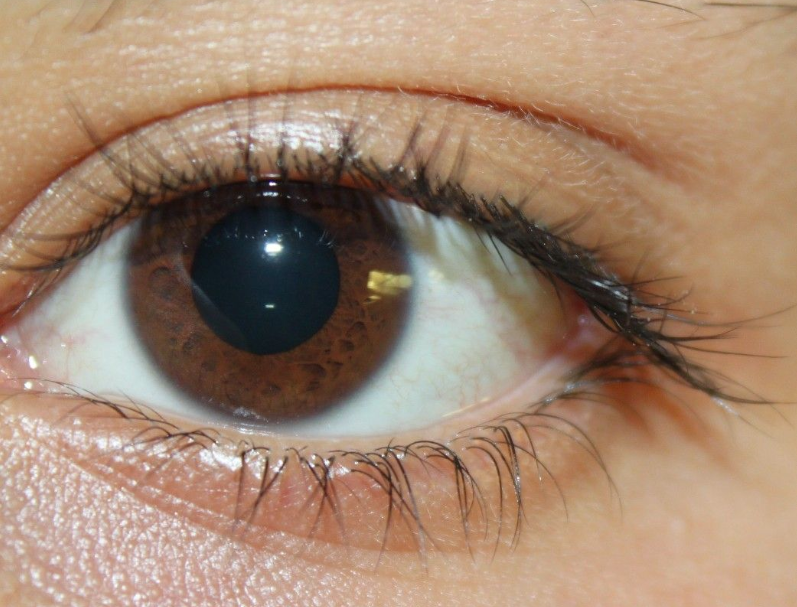
#> input picture 2.png, 797 x 607 px, found by its file name
$ python seg.py
#> lines starting #> are read from the running program, lines starting #| are printed output that depends on the picture; after the words box and inside, x2 and y2 are one past the last pixel; in counts of white or black regions, pixels touching at a corner belong together
import cv2 as cv
import numpy as np
from matplotlib import pyplot as plt
import skimage.measure
from scipy import ndimage as ndi
from skimage.segmentation import watershed
from skimage.feature import peak_local_max
from sklearn.cluster import KMeans as KM


# reading the image
image=cv.imread('2.png')
#> image is the input picture: shape (607, 797, 3); mean B, G, R 113.2, 134.8, 162.6
image1 = cv.cvtColor(image, cv.COLOR_BGR2RGB)
img = cv.cvtColor(image, cv.COLOR_RGB2GRAY)

#simple thresholding
hist = plt.hist(img)
ret,th1 = cv.threshold(img,125,255,cv.THRESH_BINARY)
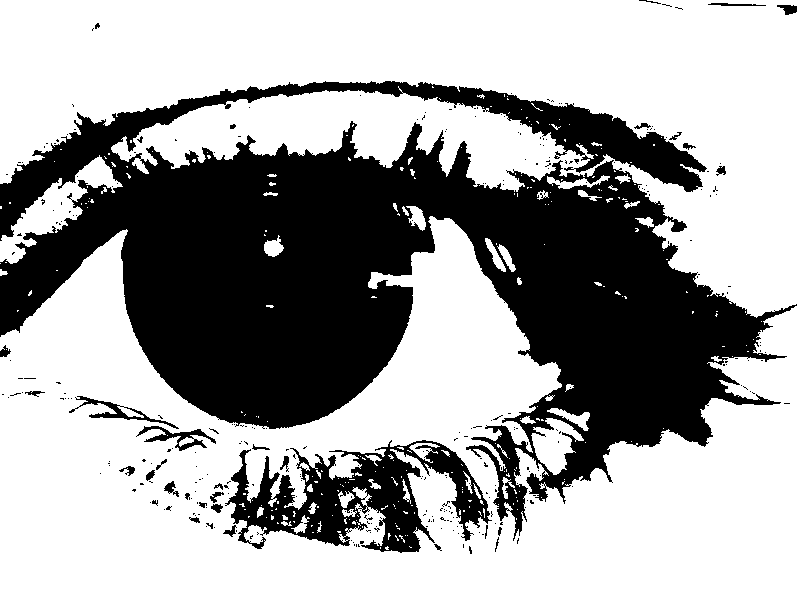
#> th1: shape (607, 797); 64.8% white; 308 black regions (273 under 20 px), largest, box (x1, y1, x2, y2) and area: (0, 81, 797, 541) 153813, (225, 440, 492, 553) 13102, (136, 426, 216, 451) 595

#adaptive thresholding
th2 = cv.adaptiveThreshold(img,255,cv.ADAPTIVE_THRESH_MEAN_C,\
            cv.THRESH_BINARY,11,2)
#> th2: shape (607, 797); 64.3% white; 4568 black regions (3996 under 20 px), largest, box (x1, y1, x2, y2) and area: (0, 31, 569, 434) 44127, (0, 372, 499, 607) 40370, (555, 236, 797, 438) 7621
th3 = cv.adaptiveThreshold(img,255,cv.ADAPTIVE_THRESH_GAUSSIAN_C,\
            cv.THRESH_BINARY,11,2)
#> th3: shape (607, 797); 70.2% white; black in thin lines or dots

# Otsu thresholding
ret4,th4 = cv.threshold(img,0,255,cv.THRESH_BINARY + cv.THRESH_OTSU)
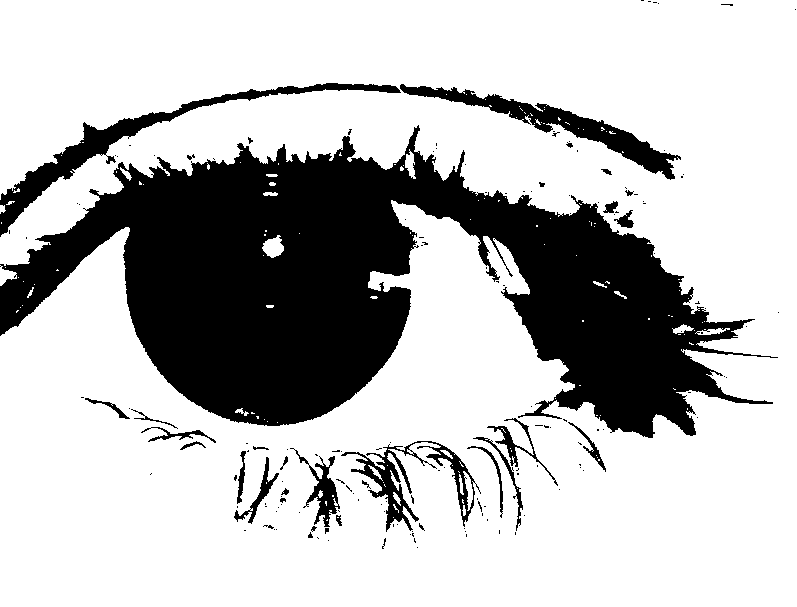
#> th4: shape (607, 797); 73.8% white; 163 black regions (134 under 20 px), largest, box (x1, y1, x2, y2) and area: (0, 125, 778, 438) 109032, (0, 83, 401, 237) 5573, (400, 84, 681, 180) 4678
#> ret4 = 108

# Connected Component Analysis (with skimage directly)
CCA, count = skimage.measure.label(th4,  return_num=True)
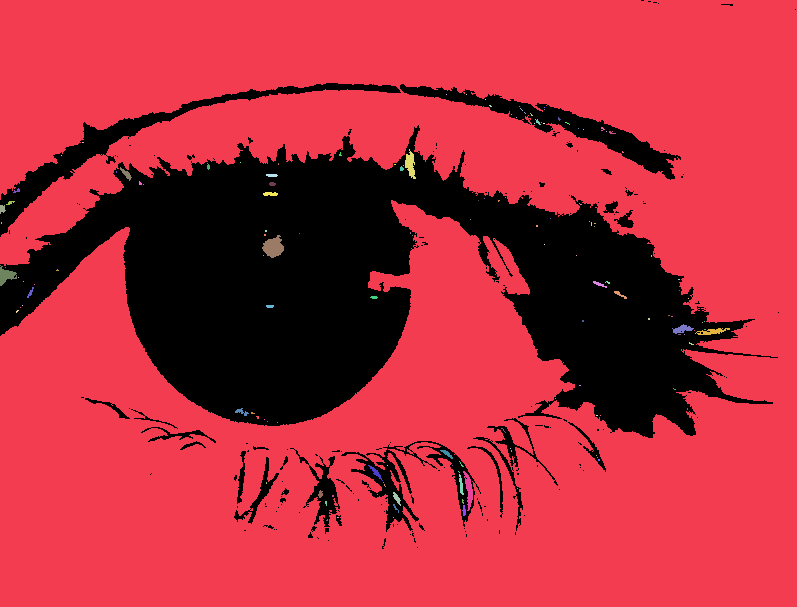
#> CCA: shape (607, 797) int64; 141 distinct labels, from 0 to 140; one colour per label, 0 black
#> count = 140

# Watershed Segmentation
distance = ndi.distance_transform_edt(img)
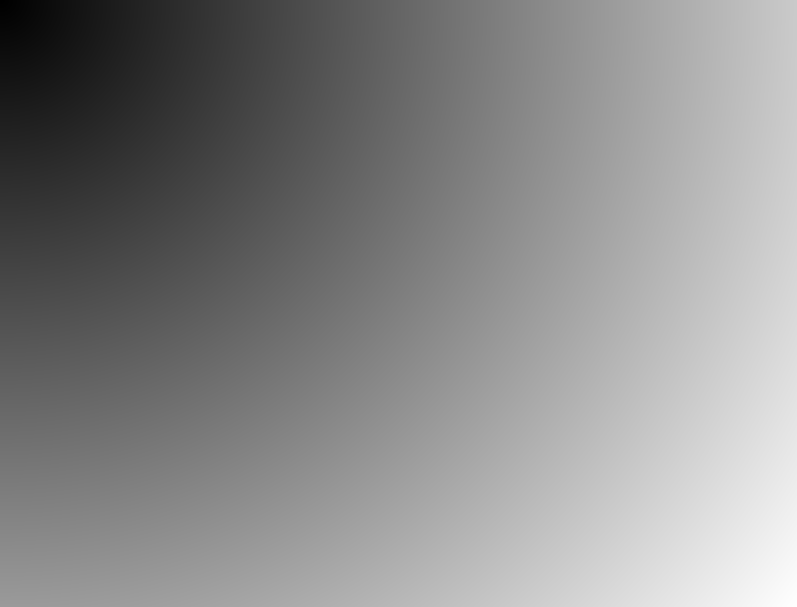
#> distance: shape (607, 797) float64; min 1, max 1001, mean 540.1; drawn with min black and max white
coords = peak_local_max(distance, footprint=np.ones((3, 3)), labels=img)
#> coords = 285673 pairs, first value 1 to 605, second value 1 to 795
mask = np.zeros(distance.shape, dtype=bool)
mask[tuple(coords.T)] = True
markers, _ = ndi.label(mask)
labels = watershed(-distance, markers, mask=img)
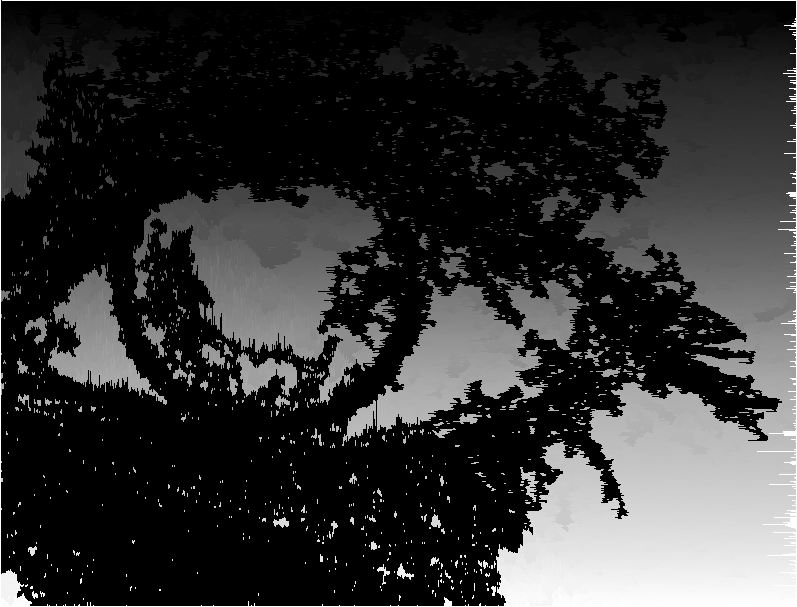
#> labels: shape (607, 797) int32; min 1, max 20001, mean 3999.7; drawn with min black and max white

# Clustering based Segmentation
# 1- With Kmeans
img1 = img.flatten()
img1 = img.reshape((-1, 1))
img1_32 = np.float32(img1)
k_means = KM(n_clusters=5).fit(img1)
Kmeans_seg = img1_32[k_means.labels_]
Kmeans_seg = Kmeans_seg.reshape(img.shape)
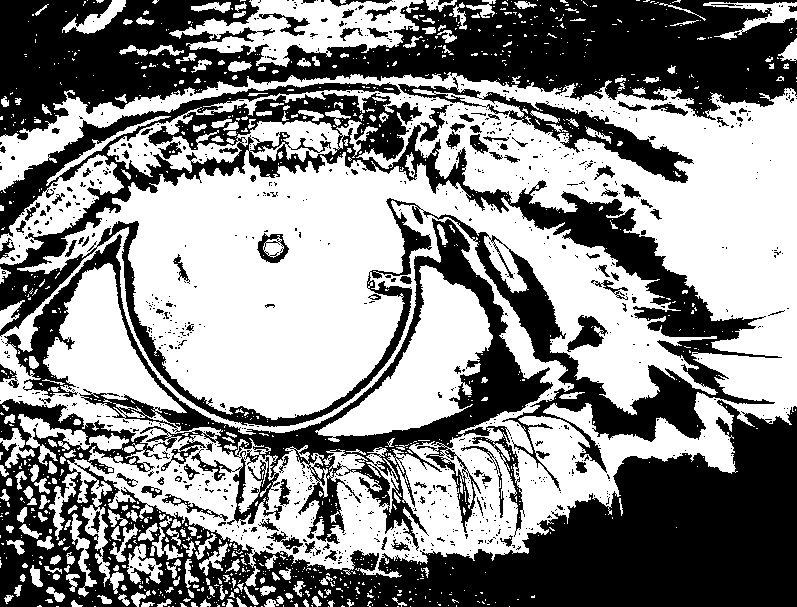
#> Kmeans_seg: shape (607, 797) float32; values 163 (black) and 164 (white), 53.6% white; 920 black regions (811 under 20 px), largest, box (x1, y1, x2, y2) and area: (0, 218, 797, 607) 98833, (0, 0, 797, 140) 58501, (0, 82, 782, 491) 50572


plt.figure().set_size_inches(25,25)
plt.subplot(331),plt.imshow(image1,cmap=plt.cm.gray),plt.title('Original')
plt.xticks([]), plt.yticks([])
plt.subplot(332),plt.imshow(th1,cmap=plt.cm.gray),plt.title('Simple thresholding')
plt.xticks([]), plt.yticks([])
plt.subplot(333),plt.imshow(th2,cmap=plt.cm.gray),plt.title('Adaptive thresholding with Mean filter')
plt.xticks([]), plt.yticks([])
plt.subplot(334),plt.imshow(th3,cmap=plt.cm.gray),plt.title('Adaptive thresholding with Gaussian filter')
plt.xticks([]), plt.yticks([])
plt.subplot(335),plt.imshow(th4,cmap=plt.cm.gray),plt.title('Otsu thresholing')
plt.xticks([]), plt.yticks([])
plt.subplot(336),plt.imshow(CCA),plt.title('CCA')
plt.xticks([]), plt.yticks([])
plt.subplot(337),plt.imshow(labels),plt.title('Watershed Segmentation')
plt.xticks([]), plt.yticks([])
plt.subplot(338),plt.imshow(Kmeans_seg),plt.title('Kmeans with K=5')
plt.xticks([]), plt.yticks([])
plt.show()
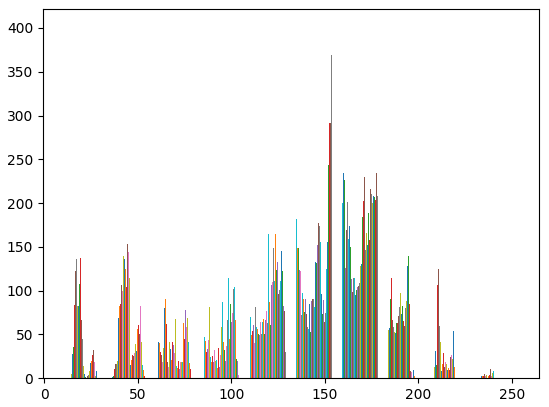
#> figure drawn by matplotlib, 1 panel; tallest bar 227 high, from x = 159.1 to 159.1; tallest bar 224 high, from x = 159.1 to 159.1; tallest bar 226 high, from x = 159.1 to 159.1
